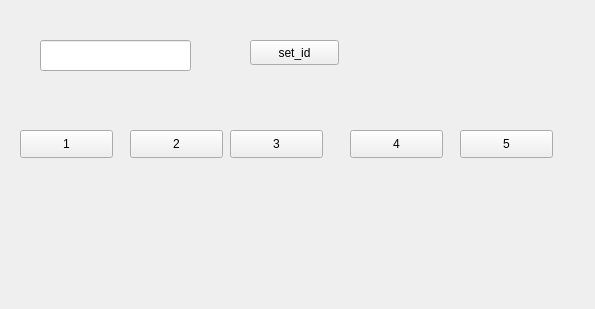
<?xml version="1.0" encoding="UTF-8"?>
<ui version="4.0">
 <class>ID_CONFIG_WINDOW</class>
 <widget class="QWidget" name="ID_CONFIG_WINDOW">
  <property name="geometry">
   <rect>
    <x>0</x>
    <y>0</y>
    <width>595</width>
    <height>309</height>
   </rect>
  </property>
  <property name="windowTitle">
   <string>Form</string>
  </property>
  <widget class="QPushButton" name="pushButton_1">
   <property name="geometry">
    <rect>
     <x>20</x>
     <y>130</y>
     <width>93</width>
     <height>28</height>
    </rect>
   </property>
   <property name="text">
    <string>1</string>
   </property>
  </widget>
  <widget class="QPushButton" name="pushButton_2">
   <property name="geometry">
    <rect>
     <x>130</x>
     <y>130</y>
     <width>93</width>
     <height>28</height>
    </rect>
   </property>
   <property name="text">
    <string>2</string>
   </property>
  </widget>
  <widget class="QPushButton" name="pushButton_3">
   <property name="geometry">
    <rect>
     <x>230</x>
     <y>130</y>
     <width>93</width>
     <height>28</height>
    </rect>
   </property>
   <property name="text">
    <string>3</string>
   </property>
  </widget>
  <widget class="QPushButton" name="pushButton_4">
   <property name="geometry">
    <rect>
     <x>350</x>
     <y>130</y>
     <width>93</width>
     <height>28</height>
    </rect>
   </property>
   <property name="text">
    <string>4</string>
   </property>
  </widget>
  <widget class="QPushButton" name="pushButton_5">
   <property name="geometry">
    <rect>
     <x>460</x>
     <y>130</y>
     <width>93</width>
     <height>28</height>
    </rect>
   </property>
   <property name="text">
    <string>5</string>
   </property>
  </widget>
  <widget class="QLineEdit" name="lineEdit_id">
   <property name="geometry">
    <rect>
     <x>40</x>
     <y>40</y>
     <width>151</width>
     <height>31</height>
    </rect>
   </property>
  </widget>
  <widget class="QPushButton" name="pushButton_setID">
   <property name="geometry">
    <rect>
     <x>250</x>
     <y>40</y>
     <width>89</width>
     <height>25</height>
    </rect>
   </property>
   <property name="text">
    <string>set_id</string>
   </property>
  </widget>
 </widget>
 <resources/>
 <connections/>
</ui>
